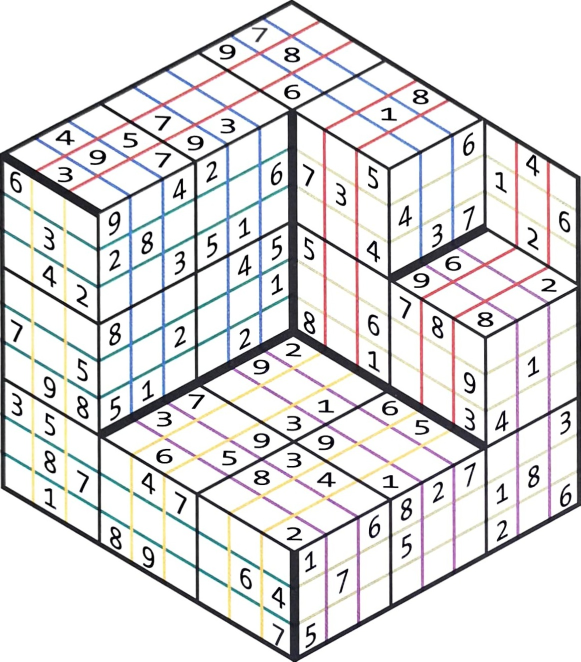
#> input picture data/images/deskewed/10.jpg, 1161 x 1323 px, given in place of 1.jpg, which was not available (shown at 1/2 size)
$ python main.py
#> lines starting #> are read from the running program, lines starting #| are printed output that depends on the picture; pictures that were not available may be replaced by others from this repository, and a replacement may not be noted
### packages/imaging.py
import cv2 as cv
import numpy as np

from glob import glob


def read_image(file_path: str, flags=None):
#> called with file_path = './data/images/deskewed/1.jpg'
    return cv.imread(file_path, flags=flags)
#> returned value is the input picture: shape (1323, 1161, 3); mean B, G, R 223.6, 223.1, 224.2


def read_images(folder_path: str, limit=None, format="*", flags=None):
    return list(map(lambda img: read_image(img, flags), glob(f"{folder_path}/{format}")[:limit]))

def show_image(image: np.ndarray, window_name="-", window_size=(480, 480)):
#> called with window_name = 'Input image', window_size = (480, 480)
    image = cv.resize(image, window_size)
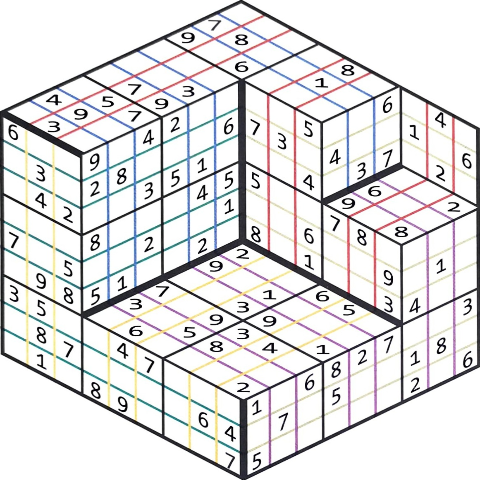
#> image: shape (480, 480, 3); mean of channels 0, 1, 2 223.5, 223.1, 224.1; drawn as B, G, R

    cv.imshow(window_name, image)

    cv.waitKey(0)

    cv.destroyWindow(window_name)

    return image


# [61 lines left out: functions rotate_bound, sliding_window, shift_image, add_text_at_point, get_new_coordinates_after_image_resize, not called in this run]


def unpad_image(image, pad_size, rgb=True):
    return image[pad_size: -pad_size, pad_size: -pad_size, :] if rgb else image[pad_size: -pad_size, pad_size: -pad_size]


# [21 lines left out: functions order_points, create_structure, not called in this run]


def extract_coordinates_from_contour(contour: np.array):
    return np.array(list(map(lambda c: c[0], contour)))

# [22 lines left out: function four_point_transform, not called in this run]

### solution/sudoku_cv.py
import pickle
from timeit import default_timer
from typing import Callable, Dict, List

import cv2 as cv
import imutils
import numpy as np
from packages.imaging import four_point_transform, read_image
from packages.imaging import add_text_at_point, create_structure, extract_coordinates_from_contour, order_points, rotate_bound, unpad_image
from packages.imaging import show_image
from packages.logging import logger
from packages.logging import StepLogger
from packages.utility import get_current_function_name
from solution.digit_classifier import DigitClassifier

from solution.add_padding_to_coordinates import add_padding_to_coordinates
from solution.calculate_displacement_vectors import calculate_displacement_vectors
from solution.extract_face_digits import extract_face_digits

from solution.globals import constants, hyperparameters

from packages.geometry import calculate_iou
from solution.enums import Axis, SegmentType, PathDirection
from solution.exceptions import \
    check_thick_lines_points_have_been_identified_correctly
from solution.extract_face_if_exists import extract_face_if_exists
from solution.extract_starting_points_from_segments import extract_starting_points_from_segments
from solution.keep_edges_in_image import keep_edges_in_image
from solution.types import SudokuFace, SudokuPath

from packages.debugging import add_circle, add_circles_for_path

_extract_digits_for_faces_debug_index = 0


class SudokuCV:
    original_contour_image: np.ndarray
    contour_image: np.ndarray

    A: np.array
    B: np.array
    C: np.array
    D: np.array
    E: np.array
    F: np.array
    G: np.array

    vertical_segment: np.ndarray
    slash_segment: np.ndarray
    backslash_segment: np.ndarray

    transformation_end: np.ndarray

    vertical_segments_left_points: np.ndarray
    vertical_segments_right_points: np.ndarray

    backslash_segments_right_points: np.ndarray
    backslash_segments_down_points: np.ndarray

    slash_segments_up_points: np.ndarray
    slash_segments_down_points: np.ndarray

    horizontal_displacement_x: np.array
    vertical_displacement_x: np.array

    horizontal_displacement_y: np.array
    vertical_displacement_y: np.array

    horizontal_displacement_z: np.array
    vertical_displacement_z: np.array

    paths: List[SudokuPath]

    current_path: SudokuPath

    coordinates_to_face_map: Dict[tuple, SudokuFace]

    faces_coordinates: List[tuple]

    verbose: bool

    step_logger: StepLogger

    digit_classifier: DigitClassifier

    def __init__(self, image: np.ndarray,  verbose=False):
#> called with verbose = True
        self.step_logger = StepLogger(steps=8, verbose=verbose)

        self.contour_image = imutils.resize(
            image, width=constants.contour_image_width)
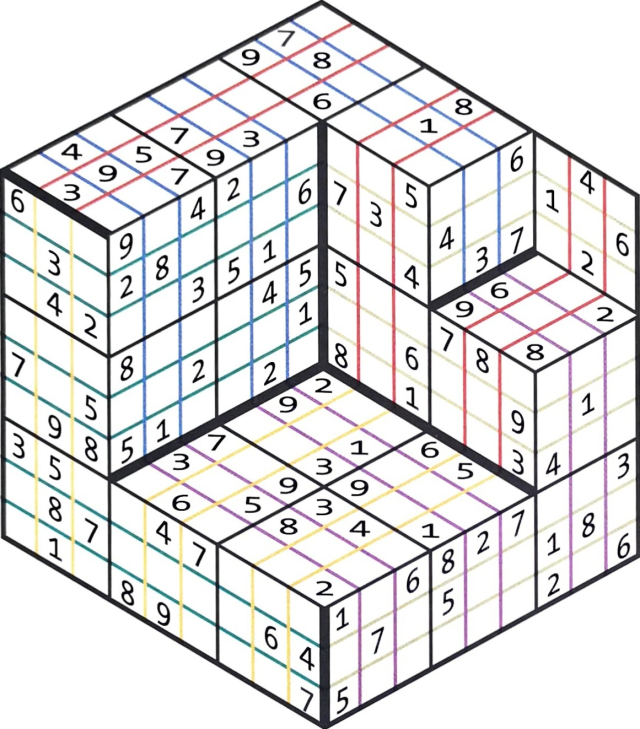
#> self.contour_image: shape (729, 640, 3); mean B, G, R 223.6, 223.1, 224.2

        self.original_contour_image = self.contour_image.copy()

        self.contour_image = cv.cvtColor(self.contour_image, cv.COLOR_BGR2GRAY)
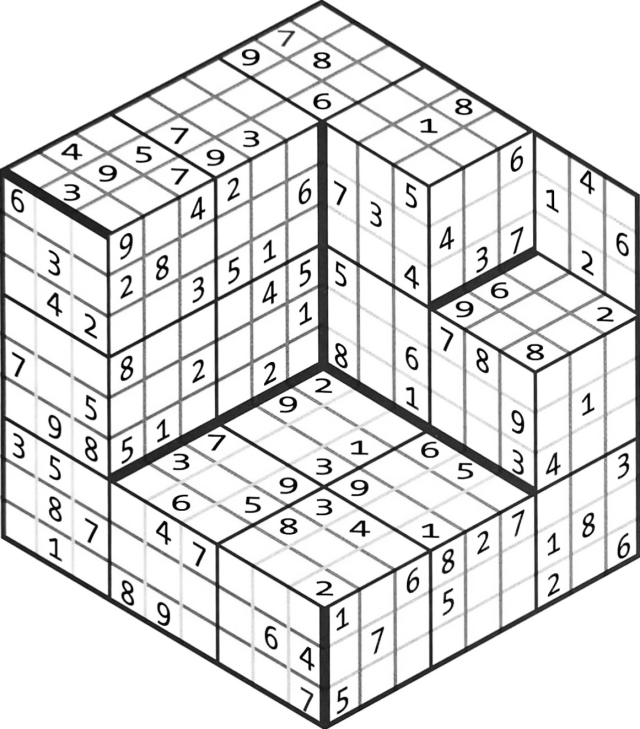
#> self.contour_image: shape (729, 640); min 0, max 255, mean 223.5

        self.current_path = SudokuPath()

        self.paths = []

        self.coordinates_to_face_map = dict()
        self.faces_coordinates = []

        self.digit_classifier = DigitClassifier()

        self.verbose = verbose

        self.found_faces_coordinates_set = set()

    def log(self, message: str):
        if self.verbose:
            logger.info(message)

    # [540 lines left out: functions setup, extract_segments, extract_paths, extract_digits_for_faces, extract_path, extract_slash_down_path_get_first_coordinates and 19 more, not called in this run]

    def should_stop_path_extraction_recursion(self):
        return len(self.current_path.faces) == constants.cube_size

    # [22 lines left out: functions store_current_path, extract_numbers_from_face, not called in this run]

    def save_paths(self, path=constants.paths_file_path):
        with open(path, "wb") as file:
            pickle.dump(self.paths, file)

    def load_paths(self, path=constants.paths_file_path) -> List[SudokuPath]:
        with open(path, "rb") as file:
            self.paths = pickle.load(file)

    # [124 lines left out: functions add_numbers_on_face, add_face_on_image, generate_solution_image, not called in this run]

### packages/logging.py
import logging
import sys

logger = logging.getLogger()
logger.setLevel(logging.INFO)

formatter = logging.Formatter("%(asctime)s/%(levelname)s: %(message)s")

ch = logging.StreamHandler(sys.stdout)
ch.setFormatter(formatter)
logger.addHandler(ch)

class StepLogger:
    def __init__(self, steps: int, log_function=logger.info, verbose=True):
        self.steps = steps
        self.current_step = 1

        self.log_function = log_function

        self.verbose = verbose

    # [6 lines left out: function log, not called in this run]

### solution/digit_classifier.py
import os
import pickle
import cv2 as cv

import numpy.typing as npt

from packages.imaging import read_image

from solution.globals import constants

def _generate_digit_to_image_map():
    classes = [i for i in range(1, 10, 1)]

    mp = {k: [] for k in [i for i in range(1, 10, 1)]}

    for cls in classes:
        image = read_image(f"{constants.pattern_matching_digits_path}/{cls}.png")
#> call 2 of read_image, with file_path = './data/pattern_matching/digits/1.png'
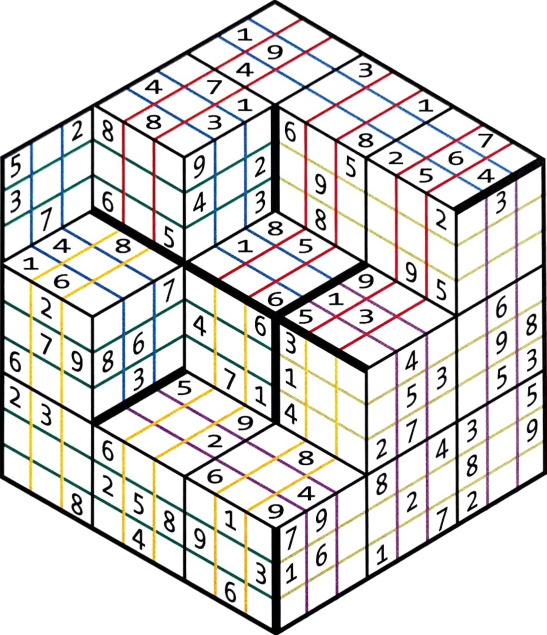
#> input picture data/images/deskewed/102.jpg, 1093 x 1270 px, given in place of 1.png, which was not available (shown at 1/2 size)
#> in read_image, returned value is the input picture: shape (1270, 1093, 3); mean B, G, R 213.9, 215.4, 217.5

#> (the run stopped early here; a loop or call above may not have finished)
